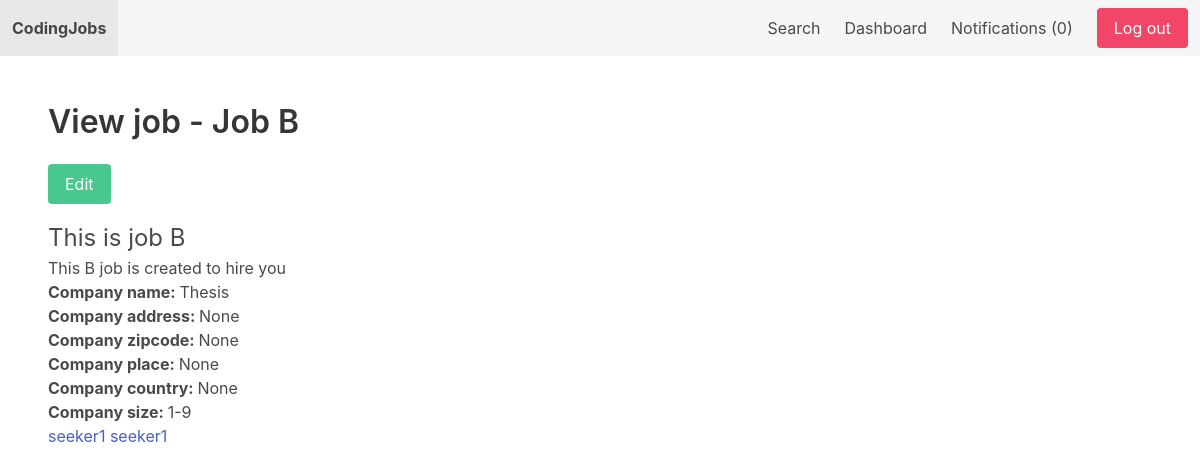
Screenshot of /dashboard/job/2/ (signed in) with the database file from the repository.
### apps/job/models.py (models this page shows, shortened)
class Job(models.Model):
    SIZE_1_9 = 'size_1-9'
    SIZE_10_49 = 'size_10-49'
    SIZE_50_99 = 'size_50-99'
    SIZE_100 = 'size_100'
    CHOICES_SIZE = (
        (SIZE_1_9, '1-9'),
        (SIZE_10_49, '10-49'),
        (SIZE_50_99, '50-99'),
        (SIZE_100, '100+'),
    )
    ACTIVE = 'active'
    EMPLOYED = 'employed'
    ARCHIVED = 'archived'
    CHOICES_STATUS = (
        (ACTIVE, 'Active'),
        (EMPLOYED, 'Employed'),
        (ARCHIVED, 'Archived')
    )
    title = models.CharField(max_length=255)
    short_description = models.TextField()
    long_description = models.TextField(blank=True, null=True)
    company_name = models.CharField(max_length=255)
    company_address = models.CharField(max_length=255, blank=True, null=True)
    company_zipcode = models.CharField(max_length=255, blank=True, null=True)
    company_place = models.CharField(max_length=255, blank=True, null=True)
    company_country = models.CharField(max_length=255, blank=True, null=True)
    company_size = models.CharField(max_length=20, choices=CHOICES_SIZE, default=SIZE_1_9)
    created_by = models.ForeignKey(User, related_name='jobs', on_delete=models.CASCADE)
    created_at = models.DateTimeField(auto_now_add=True)
    changed_at = models.DateTimeField(auto_now=True)
    status = models.CharField(max_length=20, choices=CHOICES_STATUS, default=ACTIVE)

class Application(models.Model):
    job = models.ForeignKey(Job, related_name='applications', on_delete=models.CASCADE)
    content = models.TextField()
    experience = models.TextField()
    created_by = models.ForeignKey(User, related_name='applications', on_delete=models.CASCADE)
    created_at = models.DateTimeField(auto_now_add=True)

### apps/userprofile/views.py (the view)
# urls.py: path('job/<int:job_id>/', view_dashboard_job, name='view_dashboard_job'),
@login_required
def view_dashboard_job(request, job_id):
    job = get_object_or_404(Job, pk=job_id, created_by=request.user)
    return render(request, 'userprofile/view_dashboard_job.html', {'job': job})

### apps/notification/context_processors.py (called while the page is built)
def notifications(request):
    if request.user.is_authenticated:
        return {'notifications': request.user.notifications.filter(is_read=False)}
    else:
        return {'notifications': []}

### apps/userprofile/templates/userprofile/view_dashboard_job.html
{% extends 'core/base.html' %}
{% block content %}
    <h1 class="title">View job - {{ job.title }}</h1>
    <a href="{% url 'edit_job' job.id %}" class="button is-success mb-4">Edit</a>
    <p class="is-size-4">{{ job.short_description }}</p>
    <p>{{ job.long_description }}</p>
    <b>Company name: </b>{{ job.company_name}}<br>
    <b>Company address: </b>{{ job.company_address}}<br>
    <b>Company zipcode: </b>{{ job.company_zipcode}}<br>
    <b>Company place: </b>{{ job.company_place}}<br>
    <b>Company country: </b>{{ job.company_country}}<br>
    <b>Company size: </b>{{ job.get_company_size_display }}<br>
    {% for application in job.applications.all %}
        <a href="{% url 'view_application' application.id %}">{{ application.created_by.username }}</a>
    {% endfor %}
{% endblock %}

### rows the page displays
Job: title "Job B", short_description "This is job B", long_description "This B job is created to hire you", company_name "Thesis", company_address "None", company_zipcode "None", company_place "None", company_country "None", company_size "1-9"
Application: created_by.username "seeker1"
Application: created_by.username "seeker1"

### other values shown
{{ notifications.count }} "0"
